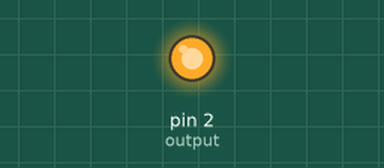
Simulated run of this sketch. Board: Arduino Uno, built with avr-gcc and run on an emulated ATmega328P. Shown: output pins drawn as LEDs (lit = HIGH).

Above: at 0.1 s.
Timing chart, 0 to 1.6 s (numbered marks = the images above):
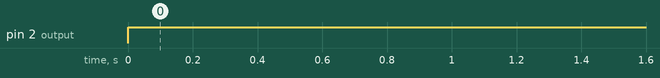

Measured:
- by itself, pin 2 (output): LOW → HIGH at 0.00 s

The sketch:

toggler.ino
```cpp
int input = 4;
int output = 2;
int currentState = 0;
void setup() {
  pinMode(output, OUTPUT);
  pinMode(input, INPUT);

}

void loop() {
  if(input == HIGH){
    if(currentState == 1){
      currentState = 0;
    }else{
      currentState = 1;
    }
  }
  if(currentState == 1){
    digitalWrite(output, LOW);
  }else if(currentState == 0){
    digitalWrite(output, HIGH);
  }
}
```
